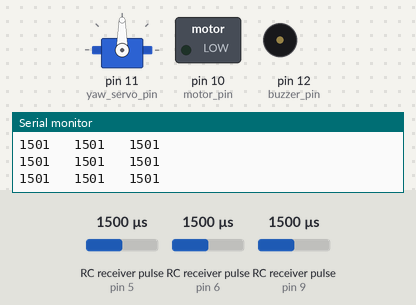
Recording of a sketch running on a simulated Arduino Uno, built with avr-gcc and run on an emulated ATmega328P. Shown: servo, switched loads named in the sketch (green lamp = pin HIGH), buzzer (waves = sounding, pin HIGH), the last lines printed to the serial monitor. Wiring (inferred from the names in the program): 3 × RC receiver channel: data pin 5 / data pin 6 / data pin 9. Inputs (shaded band) come from the test bench; at power-on: RC receiver pulse (sensors on pin 9, pin 5, pin 6) 1500 µs.

Above: at 1.2 s.
1.3 s: RC receiver pulse (sensor on pin 9) set to 1492 µs
At 1.63 s:
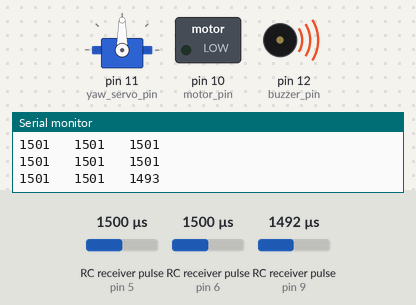
3.1 s: RC receiver pulse (sensor on pin 5) set to 1020 µs
At 3.8 s:
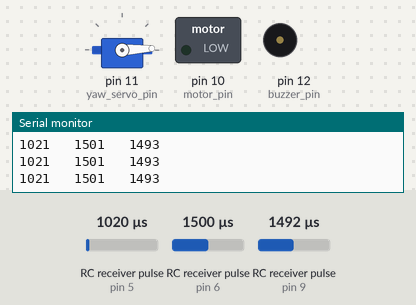
4.7 s: RC receiver pulse (sensor on pin 5) set to 1250 µs
At 5.9 s:
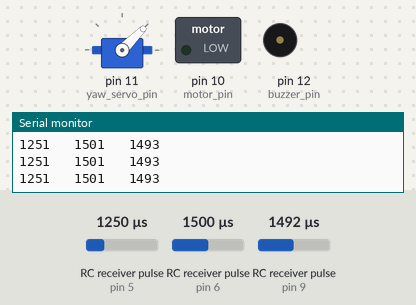
6.2 s: RC receiver pulse (sensor on pin 5) set to 1750 µs
At 7.2 s:
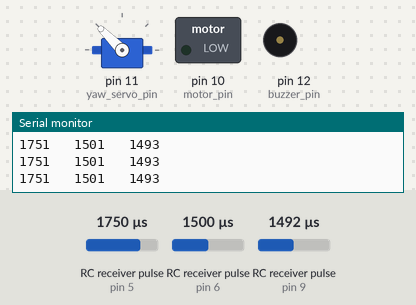
7.7 s: RC receiver pulse (sensor on pin 5) set to 1980 µs
At 8.2 s:
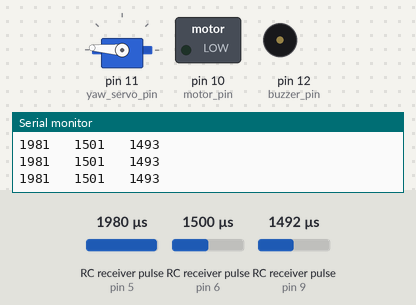
9.2 s: RC receiver pulse (sensor on pin 5) set to 1500 µs
At 9.5 s:
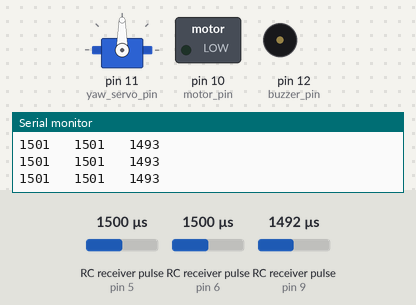
Timing chart, 0 to 11.7 s (numbered marks = the images above; inputs shaded):
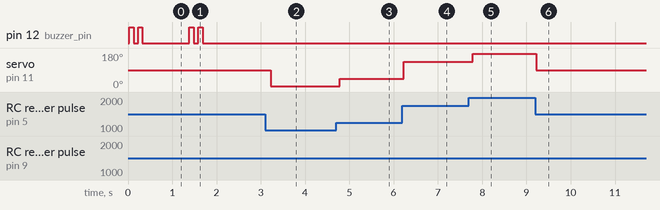

Measured:
- the behaviour switches between 1500 and 1499 µs on RC receiver pulse (sensor on pin 9) (found by bisection; images 0 and 1)
- after the input at 1.3 s, pin 12 (buzzer_pin): alternates HIGH for 0.10 s and LOW for 0.10 s, 4 changes in all, then stays LOW, starting after 0.09 s
- after the input at 3.1 s, servo on pin 11 (yaw_servo_pin): 90° → 3° after 0.13 s
- after the input at 4.7 s, servo on pin 11 (yaw_servo_pin): 3° → 45° after 0.09 s
- after the input at 6.2 s, servo on pin 11 (yaw_servo_pin): 45° → 135° at once
- after the input at 7.7 s, servo on pin 11 (yaw_servo_pin): 135° → 176° after 0.09 s
- after the input at 9.2 s, servo on pin 11 (yaw_servo_pin): 176° → 90° at once
- by itself, pin 12 (buzzer_pin): alternates HIGH for 0.10 s and LOW for 0.10 s, 4 changes in all, then stays LOW

The sketch:

WIRECAM_MAIN.ino
```cpp
#include <Servo.h>


/*--------------PIN DEFINITIONS---------------*/
const int yaw_servo_pin = 11;
const int motor_pin = 10;

const int ch1_pin = 5; // wheel
const int ch2_pin = 6; // motor
const int ch3_pin = 9; // button
const int buzzer_pin = 12;

int DEBUG = 1;
int old_value = 0;
int new_value = 0;
Servo yaw_servo;

void setup() {
  // initialise pins
  pinMode(ch1_pin, INPUT);
  pinMode(ch2_pin, INPUT);
  pinMode(ch3_pin, INPUT);
  pinMode(buzzer_pin, OUTPUT);
  pinMode(motor_pin, OUTPUT);

  yaw_servo.attach(yaw_servo_pin);
  if (DEBUG == 1){
    Serial.begin(9600);
  }

}

void loop() {
  int ch1, ch2, ch3;

  ch1 = pulseIn(ch1_pin, HIGH, 25000); // wheel
  ch2 = pulseIn(ch2_pin, HIGH, 25000); // motor
  ch3 = pulseIn(ch3_pin, HIGH, 25000); // button

  //print incoming messages
  if (DEBUG == 1){
    Serial.print(ch1);
    Serial.print("   ");
    Serial.print(ch2);
    Serial.print("   ");
    Serial.print(ch3);
    Serial.println("   ");
  }

  if (is_pushed(ch3)){
    move_tilt(ch1);
    yaw_servo.write(90); // stop servo
  }
  else {
    move_servo(ch1);
  }

  new_value = is_pushed(ch3);
  if (new_value != old_value){
      old_value = new_value;
      buzzer_beep();
  }

  delay(100);
}

int is_pushed(int ch) {
  // Returns true if the pushbutton is pushed
  if (ch > 1500){ // 1500 is rougly halfway between the two recieved pulse values for 1 and 0
    return 1;
  }
  else {
    return 0;
  }
}

void move_tilt(int ch) {
 //  interface with the gimbal, currently not implemented
 ;
}

// TO DO: implement constraints for servo
void move_servo(int ch){
  //where ch = channel 1 raw input
  int pos;

  // if reciever is on, write:
  if (ch != 0) {
    pos = map(ch, 1000, 2000, 0, 180);
    // Dead zone
    if (pos <= 80 || pos >= 95) {
      yaw_servo.write(pos);
    }
    else{
      yaw_servo.write(90);
    }
  }
}

void buzzer_beep(){
  // beep buzzer twice
  for (int i = 0; i <= 1; i++) {
    digitalWrite(buzzer_pin, HIGH);
    delay(100);
    digitalWrite(buzzer_pin, LOW);
    delay(100);
  }
}
```
